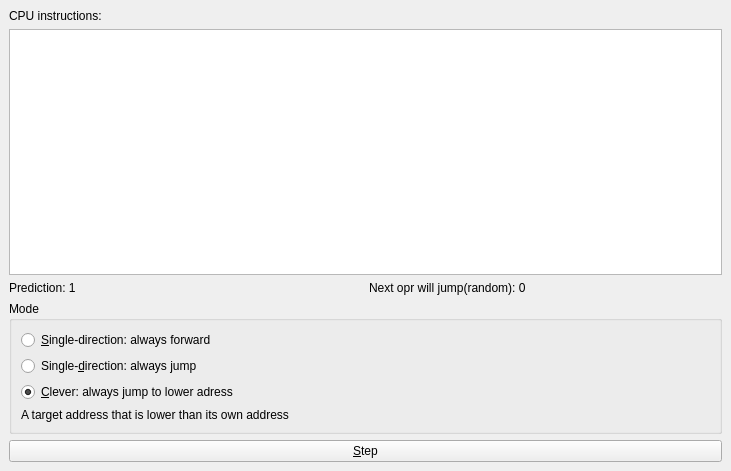
<?xml version="1.0" encoding="UTF-8"?>
<ui version="4.0">
 <class>MainWindow</class>
 <widget class="QMainWindow" name="MainWindow">
  <property name="geometry">
   <rect>
    <x>0</x>
    <y>0</y>
    <width>731</width>
    <height>471</height>
   </rect>
  </property>
  <property name="windowTitle">
   <string>MainWindow</string>
  </property>
  <widget class="QWidget" name="centralWidget">
   <layout class="QVBoxLayout" name="verticalLayout_3">
    <item>
     <widget class="QLabel" name="label_2">
      <property name="text">
       <string>CPU instructions:</string>
      </property>
     </widget>
    </item>
    <item>
     <widget class="QListWidget" name="listWidget">
     </widget>
    </item>
    <item>
     <layout class="QHBoxLayout" name="horizontalLayout">
      <item>
       <widget class="QLabel" name="label_3">
        <property name="text">
         <string>Prediction: 1</string>
        </property>
       </widget>
      </item>
      <item>
       <widget class="QLabel" name="label_4">
        <property name="text">
         <string>Next opr will jump(random): 0</string>
        </property>
       </widget>
      </item>
     </layout>
    </item>
    <item>
     <layout class="QVBoxLayout" name="verticalLayout">
      <item>
       <widget class="QGroupBox" name="groupBox">
        <property name="title">
         <string>Mode</string>
        </property>
        <layout class="QVBoxLayout" name="verticalLayout_2">
         <item>
          <widget class="QRadioButton" name="mode_forward">
           <property name="text">
            <string>&amp;Single-direction: always forward</string>
           </property>
          </widget>
         </item>
         <item>
          <widget class="QRadioButton" name="mode_jump">
           <property name="text">
            <string>Single-&amp;direction: always jump</string>
           </property>
          </widget>
         </item>
         <item>
          <widget class="QRadioButton" name="mode_clever">
           <property name="text">
            <string>&amp;Clever: always jump to lower adress</string>
           </property>
           <property name="checked">
            <bool>true</bool>
           </property>
          </widget>
         </item>
         <item>
          <widget class="QLabel" name="label">
           <property name="text">
            <string>A target address that is lower than its own address</string>
           </property>
          </widget>
         </item>
        </layout>
       </widget>
      </item>
      <item>
       <widget class="QPushButton" name="StepButton">
        <property name="text">
         <string>&amp;Step</string>
        </property>
       </widget>
      </item>
     </layout>
    </item>
   </layout>
  </widget>
 </widget>
 <resources/>
 <connections/>
</ui>
